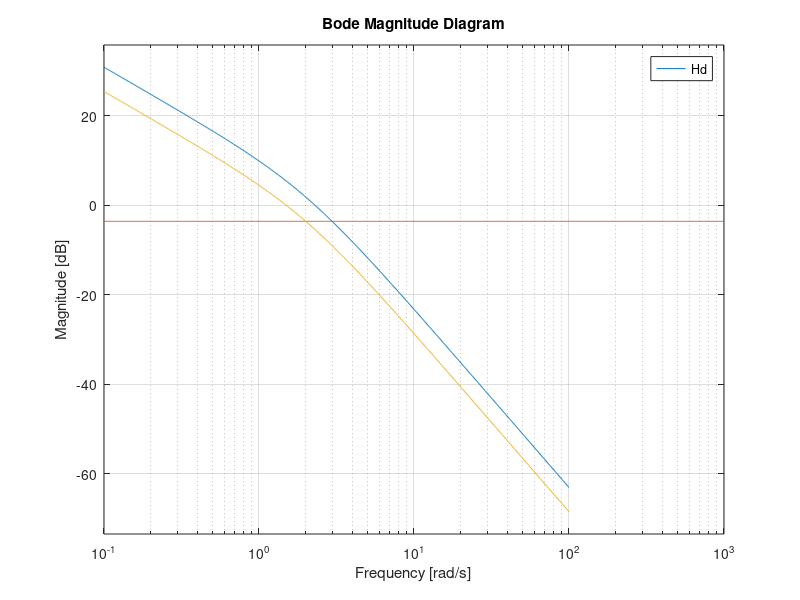
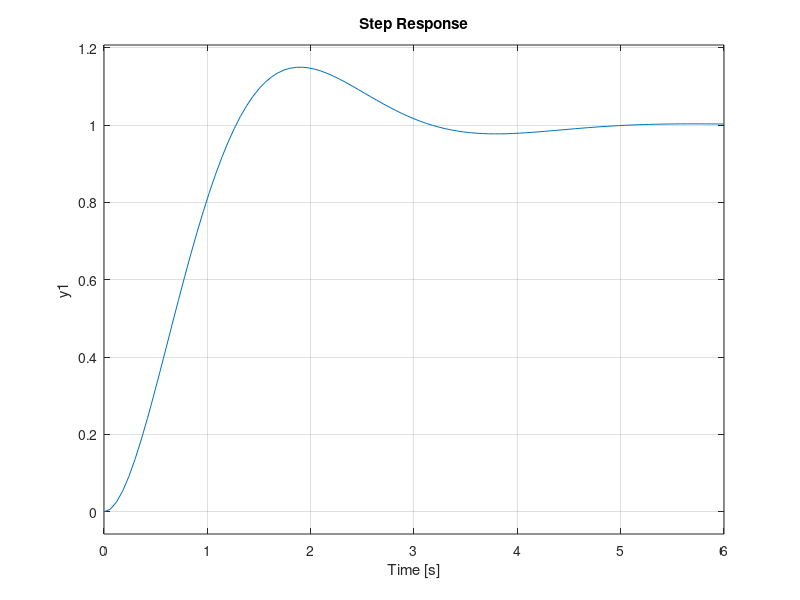
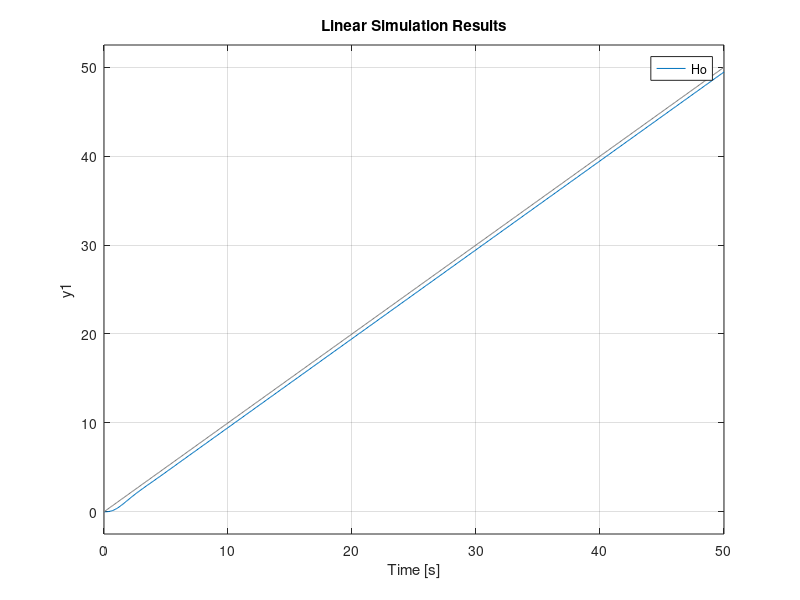
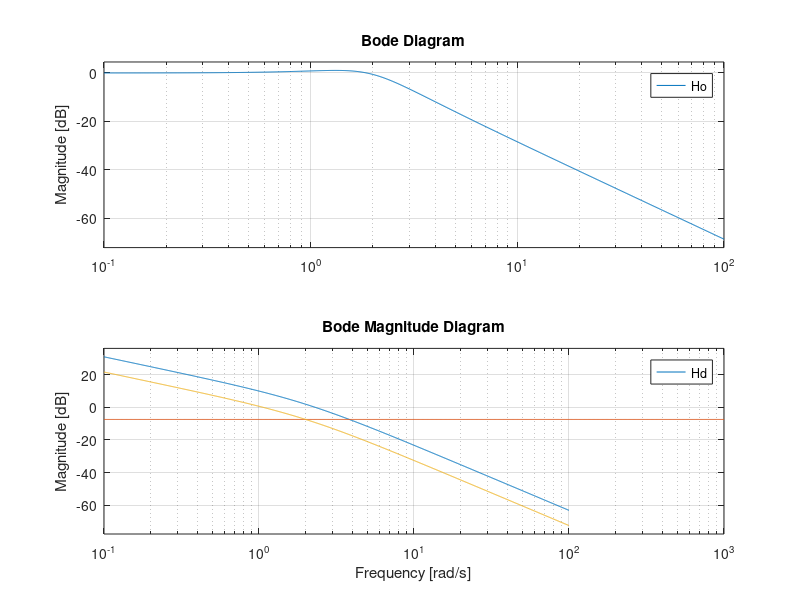

Write the MATLAB code that produced these figures, in order.
clc
clear
close all

kf = 3.5;
Tf = 0.5;
Hf = tf(kf, [Tf, 1, 0]);

%% a)
clc
close all

bodemag(Hf), hold on

wf = 1/Tf;
sigma = 0.15;
zeta = (abs(log(sigma)))/sqrt((log(sigma))^2+pi^2);

A = 1/4/sqrt(2)/zeta^2;
AdB = 20*log10(A);
A = tf(A, 1);
bodemag(A)

FdB = 1.85;
FN = abs(AdB) + abs(FdB);
Vr = 10^(-FN/20);
Hd = Vr*Hf;

bodemag(Hd)

wc = 1.5;
wn = 2*zeta*wc;
ts = 4/wn/zeta;

dwB = wc;
cvdB = 5.4; %read from 10^-1 and substract 20
cv = 10^(cvdB/20);

Ho = minreal(Hd/(1+Hd))

figure,
step(Ho)

t = 0:0.1:50;

figure,
lsim(Ho, t, t)
y = lsim(Ho, t, t);
cv_ramp = 1/(t(end)-y(end))

% to check the closed loop bandwidth
figure,
bode(Ho)

%% b)

clc
close all

bodemag(Hf), hold on

wf = 1/Tf;
sigma = 0.07;
zeta = (abs(log(sigma)))/sqrt((log(sigma))^2+pi^2);

A = 1/4/sqrt(2)/zeta^2;
AdB = 20*log10(A);
A = tf(A, 1);
bodemag(A)

FdB = 1.85;
FN = abs(AdB) + abs(FdB);
Vr = 10^(-FN/20);
Hd = Vr*Hf;

bodemag(Hd)

wc = 1.06;
wn = 2*zeta*wc;
ts = 4/wn/zeta;

dwB = wc;
cvdB = 1.5; %read from 10^-1 and substract 20
cv = 10^(cvdB/20);

Ho = minreal(Hd/(1+Hd))

figure,
step(Ho)

t = 0:0.1:50;

figure,
lsim(Ho, t, t)
y = lsim(Ho, t, t);
cv_ramp = 1/(t(end)-y(end))

% to check the closed loop bandwidth
figure,
bode(Ho)

%% PI
clc
close all

bodemag(Hf), hold on

sigma = 0.07;
cvstar = 5.1;

wf = 1/Tf;
zeta = (abs(log(sigma)))/sqrt((log(sigma))^2+pi^2);

A = 1/4/sqrt(2)/zeta^2;
AdB = 20*log10(A);
A = tf(A, 1);
bodemag(A)
% semilogx([0.001, 1], [74.2, 74.2-20-20-20])

wc = 1.06;
dwB = wc;
cvdB = 1.5; %read from 10^-1 and substract 20
cv = 10^(cvdB/20);

wz = 0.1 * wc;
wp = (cv/cvstar)*wz;
Tz = 1/wz;
Tp = 1/wp;
VrPI = cvstar/cv;

HPI = VrPI * tf([Tz 1], [Tp 1]);
wn = 2*zeta*wc;
ts = 4/wn/zeta;

FdB = 1.85;
FN = abs(AdB) + abs(FdB);
Vr = 10^(-FN/20);
Hdold = Vr*Hf;
Hd = Vr*HPI*Hf;

bodemag(Hdold)    
bodemag(Hd)

Ho = minreal(Hd/(1+Hd));

figure,
step(Ho)

t = 0:0.1:50;

figure,
lsim(Ho, t, t)
y = lsim(Ho, t, t);
cv_ramp = 1/(t(end)-y(end));

% to check the closed loop bandwidth
figure,
bode(Ho)
